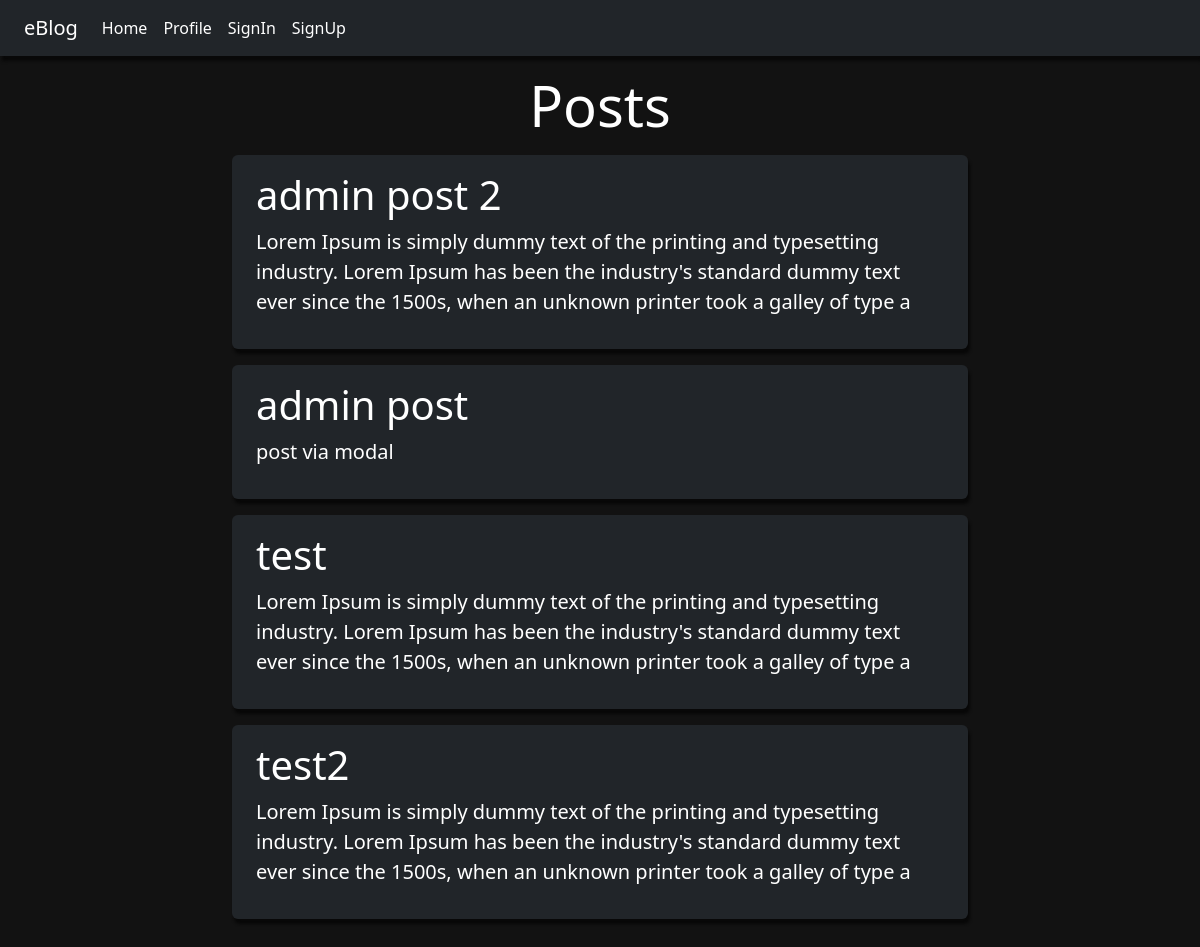
The page / on the database its author committed.
### app/models.py (models this page shows, shortened)
class Post(models.Model):
    user = models.ForeignKey(User, on_delete=models.CASCADE)
    title = models.CharField(max_length=70)
    desc = models.TextField(max_length=200)

### app/views.py (the view)
# urls.py: 2. Add a URL to urlpatterns:  path('', views.home, name='home')
def home(request):
    user_posts = Post.objects.all()
    return render(request,'home.html',{'posts':user_posts})

### app/templates/home.html
{% extends 'base.html' %}
{% block content %}
    <div class="col-sm-8">
        <h1 class="display-4 text-center">Posts</h1>
        {% if posts %}
        {% for post in posts %}
        <div class="jumbotron jumbotron-fluid bg-dark my-3 py-3">
            <div class="container">
              <h1 class="display-6">{{post.title}}</h1>
              <p class="lead">{{post.desc}}</p>
            </div>
          </div>
        {% endfor %}
        {% endif %}
    </div>
{% endblock content %}

### app/templates/base.html (shortened to what this page needs)
<!DOCTYPE html>
{% load static %}
<html lang="en">
<head>
    <link href="https://cdn.jsdelivr.net/npm/bootstrap@5.0.2/dist/css/bootstrap.min.css" rel="stylesheet">
</head>
<body>
    <div class="container-fluid bg-dark navbar-div">
        {% include 'navbar.html' %}
    </div>
    <div class="container my-3 text-white">
        <div class="row justify-content-center">
            {% block content %}
            {% endblock content %}
        </div>
    </div>
</body>
</html>

### app/templates/navbar.html (shortened to what this page needs)
<nav class="navbar navbar-dark navbar-expand-lg bg-dark">
    <div class="container-fluid">
      <a class="navbar-brand" href="{% url 'home' %}">eBlog</a>
      <div class="collapse navbar-collapse" id="navbarSupportedContent">
        <ul class="navbar-nav me-auto mb-2 mb-lg-0">
          <li class="nav-item">
            <a class="nav-link active" aria-current="page" href="{% url 'home' %}">Home</a>
          </li>
          <li class="nav-item">
            <a class="nav-link active" aria-current="page" href="{% url 'profile' %}">Profile</a>
          </li>
          {% if not request.user.is_authenticated %}
          <li class="nav-item">
            <a class="nav-link active" aria-current="page" href="{% url 'login' %}">SignIn</a>
          </li>
          <li class="nav-item">
            <a class="nav-link active" aria-current="page" href="{% url 'signup' %}">SignUp</a>
          </li>
          {% endif %}
      </div>
    </div>
  </nav>

### app/templates/base.html (style rules this page uses)
body { background-color: #121212; }
.jumbotron { border-radius: 6px; box-shadow:2px 5px 3px 0px #080808ff; background-color:#1D1D1D ; }
.navbar-div { box-shadow:2px 5px 3px 0px #080808ff; }

### rows shown on the page
Post: title "admin post 2", desc "Lorem Ipsum is simply dummy text of the printing and typesetting industry. Lorem Ipsum has been the industry's standard dummy text ever since the 1500s, when an unknown printer took a galley of type a"
Post: title "admin post", desc "post via modal"
Post: title "test", desc "Lorem Ipsum is simply dummy text of the printing and typesetting industry. Lorem Ipsum has been the industry's standard dummy text ever since the 1500s, when an unknown printer took a galley of type a"
Post: title "test2", desc "Lorem Ipsum is simply dummy text of the printing and typesetting industry. Lorem Ipsum has been the industry's standard dummy text ever since the 1500s, when an unknown printer took a galley of type a"
